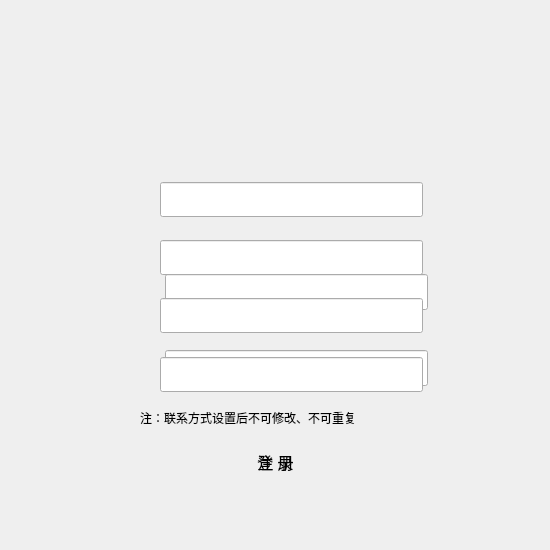
<?xml version="1.0" encoding="UTF-8"?>
<ui version="4.0">
 <class>LoginDialog</class>
 <widget class="QDialog" name="LoginDialog">
  <property name="geometry">
   <rect>
    <x>0</x>
    <y>0</y>
    <width>550</width>
    <height>550</height>
   </rect>
  </property>
  <property name="font">
   <font>
    <family>微软雅黑</family>
    <pointsize>11</pointsize>
   </font>
  </property>
  <property name="windowTitle">
   <string>简聊</string>
  </property>
  <widget class="QPushButton" name="loginPushButton">
   <property name="geometry">
    <rect>
     <x>120</x>
     <y>440</y>
     <width>311</width>
     <height>43</height>
    </rect>
   </property>
   <property name="font">
    <font>
     <family>微软雅黑</family>
     <pointsize>12</pointsize>
     <weight>50</weight>
     <bold>false</bold>
    </font>
   </property>
   <property name="text">
    <string>登 录</string>
   </property>
   <property name="flat">
    <bool>true</bool>
   </property>
  </widget>
  <widget class="QLineEdit" name="usrLineEdit">
   <property name="geometry">
    <rect>
     <x>165</x>
     <y>274</y>
     <width>263</width>
     <height>36</height>
    </rect>
   </property>
   <property name="font">
    <font>
     <family>微软雅黑</family>
     <pointsize>12</pointsize>
     <weight>50</weight>
     <bold>false</bold>
    </font>
   </property>
   <property name="text">
    <string/>
   </property>
   <property name="alignment">
    <set>Qt::AlignCenter</set>
   </property>
  </widget>
  <widget class="QLineEdit" name="pwdLineEdit">
   <property name="geometry">
    <rect>
     <x>165</x>
     <y>350</y>
     <width>263</width>
     <height>36</height>
    </rect>
   </property>
   <property name="font">
    <font>
     <family>微软雅黑</family>
     <pointsize>12</pointsize>
     <weight>50</weight>
     <bold>false</bold>
    </font>
   </property>
   <property name="echoMode">
    <enum>QLineEdit::Password</enum>
   </property>
   <property name="alignment">
    <set>Qt::AlignCenter</set>
   </property>
  </widget>
  <widget class="QPushButton" name="selectLoginButton">
   <property name="geometry">
    <rect>
     <x>32</x>
     <y>8</y>
     <width>218</width>
     <height>63</height>
    </rect>
   </property>
   <property name="font">
    <font>
     <family>微软雅黑</family>
     <pointsize>12</pointsize>
     <weight>50</weight>
     <bold>false</bold>
    </font>
   </property>
   <property name="text">
    <string/>
   </property>
   <property name="autoDefault">
    <bool>true</bool>
   </property>
   <property name="default">
    <bool>false</bool>
   </property>
   <property name="flat">
    <bool>true</bool>
   </property>
  </widget>
  <widget class="QPushButton" name="selectSignButton">
   <property name="geometry">
    <rect>
     <x>300</x>
     <y>8</y>
     <width>218</width>
     <height>63</height>
    </rect>
   </property>
   <property name="font">
    <font>
     <family>微软雅黑</family>
     <pointsize>12</pointsize>
     <weight>50</weight>
     <bold>false</bold>
    </font>
   </property>
   <property name="text">
    <string/>
   </property>
   <property name="autoDefault">
    <bool>true</bool>
   </property>
   <property name="default">
    <bool>false</bool>
   </property>
   <property name="flat">
    <bool>true</bool>
   </property>
  </widget>
  <widget class="QLabel" name="bgLabel">
   <property name="geometry">
    <rect>
     <x>0</x>
     <y>0</y>
     <width>550</width>
     <height>550</height>
    </rect>
   </property>
   <property name="text">
    <string/>
   </property>
  </widget>
  <widget class="QPushButton" name="signPushButton">
   <property name="geometry">
    <rect>
     <x>120</x>
     <y>440</y>
     <width>311</width>
     <height>43</height>
    </rect>
   </property>
   <property name="font">
    <font>
     <family>微软雅黑</family>
     <pointsize>12</pointsize>
     <weight>50</weight>
     <bold>false</bold>
    </font>
   </property>
   <property name="text">
    <string>注 册</string>
   </property>
   <property name="flat">
    <bool>true</bool>
   </property>
  </widget>
  <widget class="QLineEdit" name="s_usrLineEdit">
   <property name="geometry">
    <rect>
     <x>160</x>
     <y>182</y>
     <width>263</width>
     <height>35</height>
    </rect>
   </property>
   <property name="font">
    <font>
     <family>微软雅黑</family>
     <pointsize>12</pointsize>
     <weight>50</weight>
     <bold>false</bold>
    </font>
   </property>
   <property name="text">
    <string/>
   </property>
   <property name="alignment">
    <set>Qt::AlignCenter</set>
   </property>
  </widget>
  <widget class="QLineEdit" name="s_EmailLineEdit">
   <property name="geometry">
    <rect>
     <x>160</x>
     <y>240</y>
     <width>263</width>
     <height>35</height>
    </rect>
   </property>
   <property name="font">
    <font>
     <family>微软雅黑</family>
     <pointsize>12</pointsize>
     <weight>50</weight>
     <bold>false</bold>
    </font>
   </property>
   <property name="text">
    <string/>
   </property>
   <property name="alignment">
    <set>Qt::AlignCenter</set>
   </property>
  </widget>
  <widget class="QLineEdit" name="s_phoneLineEdit">
   <property name="geometry">
    <rect>
     <x>160</x>
     <y>298</y>
     <width>263</width>
     <height>35</height>
    </rect>
   </property>
   <property name="font">
    <font>
     <family>微软雅黑</family>
     <pointsize>12</pointsize>
     <weight>50</weight>
     <bold>false</bold>
    </font>
   </property>
   <property name="text">
    <string/>
   </property>
   <property name="alignment">
    <set>Qt::AlignCenter</set>
   </property>
  </widget>
  <widget class="QLineEdit" name="s_pwdLineEdit">
   <property name="geometry">
    <rect>
     <x>160</x>
     <y>357</y>
     <width>263</width>
     <height>35</height>
    </rect>
   </property>
   <property name="font">
    <font>
     <family>微软雅黑</family>
     <pointsize>12</pointsize>
     <weight>50</weight>
     <bold>false</bold>
    </font>
   </property>
   <property name="text">
    <string/>
   </property>
   <property name="alignment">
    <set>Qt::AlignCenter</set>
   </property>
  </widget>
  <widget class="QLabel" name="s_noiticeLabel">
   <property name="geometry">
    <rect>
     <x>140</x>
     <y>410</y>
     <width>251</width>
     <height>16</height>
    </rect>
   </property>
   <property name="font">
    <font>
     <pointsize>9</pointsize>
    </font>
   </property>
   <property name="text">
    <string>注：联系方式设置后不可修改、不可重复</string>
   </property>
  </widget>
  <zorder>bgLabel</zorder>
  <zorder>loginPushButton</zorder>
  <zorder>usrLineEdit</zorder>
  <zorder>pwdLineEdit</zorder>
  <zorder>selectLoginButton</zorder>
  <zorder>selectSignButton</zorder>
  <zorder>signPushButton</zorder>
  <zorder>s_usrLineEdit</zorder>
  <zorder>s_EmailLineEdit</zorder>
  <zorder>s_phoneLineEdit</zorder>
  <zorder>s_pwdLineEdit</zorder>
  <zorder>s_noiticeLabel</zorder>
 </widget>
 <resources/>
 <connections/>
</ui>
